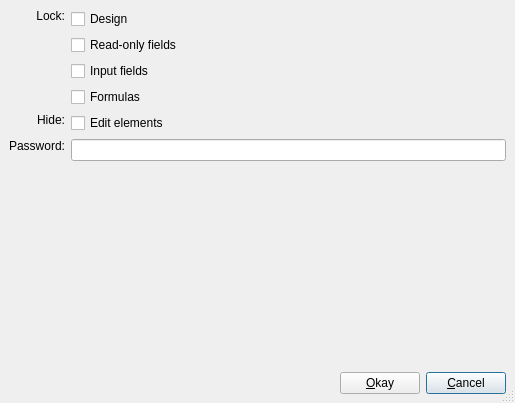
<ui version="4.0" >
 <author>Gerrit M. Albrecht</author>
 <class>DocumentSecurityDialog</class>
 <widget class="QDialog" name="DocumentSecurityDialog" >
  <property name="geometry" >
   <rect>
    <x>0</x>
    <y>0</y>
    <width>515</width>
    <height>403</height>
   </rect>
  </property>
  <property name="windowTitle" >
   <string>Document Security:</string>
  </property>
  <property name="sizeGripEnabled" >
   <bool>true</bool>
  </property>
  <layout class="QVBoxLayout" >
   <property name="margin" >
    <number>9</number>
   </property>
   <property name="spacing" >
    <number>6</number>
   </property>
   <item>
    <layout class="QGridLayout" >
     <property name="margin" >
      <number>0</number>
     </property>
     <property name="spacing" >
      <number>6</number>
     </property>
     <item row="6" column="1" >
      <widget class="QLineEdit" name="m_edit_password" />
     </item>
     <item row="7" column="1" >
      <spacer>
       <property name="orientation" >
        <enum>Qt::Vertical</enum>
       </property>
       <property name="sizeHint" >
        <size>
         <width>20</width>
         <height>40</height>
        </size>
       </property>
      </spacer>
     </item>
     <item row="1" column="0" >
      <widget class="QLabel" name="m_label_parts" >
       <property name="text" >
        <string>Lock:</string>
       </property>
       <property name="alignment" >
        <set>Qt::AlignRight|Qt::AlignTop|Qt::AlignTrailing</set>
       </property>
      </widget>
     </item>
     <item row="4" column="1" >
      <widget class="QCheckBox" name="checkBox_2" >
       <property name="text" >
        <string>Formulas</string>
       </property>
      </widget>
     </item>
     <item row="3" column="1" >
      <widget class="QCheckBox" name="checkBox" >
       <property name="text" >
        <string>Input fields</string>
       </property>
      </widget>
     </item>
     <item row="1" column="1" >
      <widget class="QCheckBox" name="m_checkbox_lock_design" >
       <property name="text" >
        <string>Design</string>
       </property>
      </widget>
     </item>
     <item row="2" column="1" >
      <widget class="QCheckBox" name="m_checkbox_lock_marked_fields" >
       <property name="text" >
        <string>Read-only fields</string>
       </property>
      </widget>
     </item>
     <item row="6" column="0" >
      <widget class="QLabel" name="m_label_password" >
       <property name="text" >
        <string>Password:</string>
       </property>
       <property name="alignment" >
        <set>Qt::AlignRight|Qt::AlignTop|Qt::AlignTrailing</set>
       </property>
       <property name="buddy" >
        <cstring>m_edit_password</cstring>
       </property>
      </widget>
     </item>
     <item row="5" column="0" >
      <widget class="QLabel" name="m_label_hide" >
       <property name="text" >
        <string>Hide:</string>
       </property>
       <property name="alignment" >
        <set>Qt::AlignRight|Qt::AlignTop|Qt::AlignTrailing</set>
       </property>
      </widget>
     </item>
     <item row="5" column="1" >
      <widget class="QCheckBox" name="m_checkbox_edit_elements" >
       <property name="toolTip" >
        <string>toolbars, menu items, docks, ...</string>
       </property>
       <property name="text" >
        <string>Edit elements</string>
       </property>
      </widget>
     </item>
    </layout>
   </item>
   <item>
    <layout class="QHBoxLayout" >
     <property name="margin" >
      <number>0</number>
     </property>
     <property name="spacing" >
      <number>6</number>
     </property>
     <item>
      <spacer>
       <property name="orientation" >
        <enum>Qt::Horizontal</enum>
       </property>
       <property name="sizeHint" >
        <size>
         <width>40</width>
         <height>20</height>
        </size>
       </property>
      </spacer>
     </item>
     <item>
      <widget class="QPushButton" name="m_button_okay" >
       <property name="text" >
        <string>&amp;Okay</string>
       </property>
      </widget>
     </item>
     <item>
      <widget class="QPushButton" name="m_button_cancel" >
       <property name="text" >
        <string>&amp;Cancel</string>
       </property>
       <property name="default" >
        <bool>true</bool>
       </property>
      </widget>
     </item>
    </layout>
   </item>
  </layout>
 </widget>
 <resources/>
 <connections>
  <connection>
   <sender>m_button_okay</sender>
   <signal>clicked()</signal>
   <receiver>DocumentSecurityDialog</receiver>
   <slot>accept()</slot>
   <hints>
    <hint type="sourcelabel" >
     <x>516</x>
     <y>595</y>
    </hint>
    <hint type="destinationlabel" >
     <x>413</x>
     <y>462</y>
    </hint>
   </hints>
  </connection>
 </connections>
</ui>
